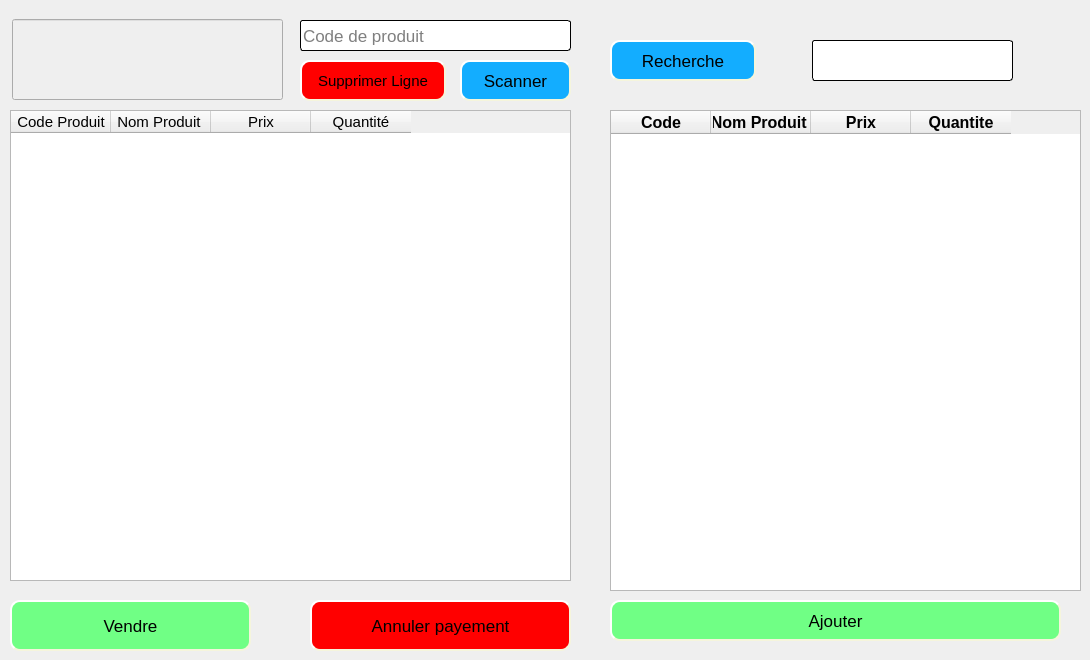
    <widget class="QWidget" name="tab">
     <attribute name="title">
      <string>Vente</string>
     </attribute>
     <widget class="QLineEdit" name="lineEdit">
      <property name="geometry">
       <rect>
        <x>300</x>
        <y>20</y>
        <width>271</width>
        <height>31</height>
       </rect>
      </property>
      <property name="font">
       <font>
        <pointsize>13</pointsize>
       </font>
      </property>
      <property name="styleSheet">
       <string notr="true">border-style: outset;
border-width: 1px;
border-radius: 3px;</string>
      </property>
      <property name="placeholderText">
       <string>Code de produit</string>
      </property>
     </widget>
     <widget class="QPushButton" name="pushButton_7">
      <property name="geometry">
       <rect>
        <x>610</x>
        <y>600</y>
        <width>451</width>
        <height>41</height>
       </rect>
      </property>
      <property name="font">
       <font>
        <pointsize>13</pointsize>
       </font>
      </property>
      <property name="styleSheet">
       <string notr="true">QPushButton{
background-color: rgb(112, 255, 133);
border-style: outset;
border-width: 2px;
border-radius: 10px;
border-color: beige;
min-width: 10em;
padding: 6px;

}
QPushButton:hover:!pressed
{

	
	background-color: rgb(55, 217, 109);
}</string>
      </property>
      <property name="text">
       <string>Ajouter</string>
      </property>
      <property name="icon">
       <iconset resource="iconne.qrc">
        <normaloff>:/icone/add.png</normaloff>:/icone/add.png</iconset>
      </property>
     </widget>
     <widget class="QTableWidget" name="tableWidget">
      <property name="enabled">
       <bool>true</bool>
      </property>
      <property name="geometry">
       <rect>
        <x>10</x>
        <y>110</y>
        <width>561</width>
        <height>471</height>
       </rect>
      </property>
      <property name="maximumSize">
       <size>
        <width>16777215</width>
        <height>16777215</height>
       </size>
      </property>
      <property name="font">
       <font>
        <pointsize>13</pointsize>
        <weight>75</weight>
        <bold>true</bold>
       </font>
      </property>
      <property name="dragDropOverwriteMode">
       <bool>false</bool>
      </property>
      <column>
       <property name="text">
        <string>Code Produit</string>
       </property>
       <property name="font">
        <font>
         <pointsize>11</pointsize>
         <weight>50</weight>
         <italic>false</italic>
         <bold>false</bold>
         <underline>false</underline>
         <strikeout>false</strikeout>
        </font>
       </property>
       <property name="textAlignment">
        <set>AlignCenter</set>
       </property>
      </column>
      <column>
       <property name="text">
        <string>Nom Produit </string>
       </property>
       <property name="font">
        <font>
         <pointsize>11</pointsize>
         <weight>50</weight>
         <bold>false</bold>
        </font>
       </property>
       <property name="textAlignment">
        <set>AlignCenter</set>
       </property>
      </column>
      <column>
       <property name="text">
        <string>Prix</string>
       </property>
       <property name="font">
        <font>
         <pointsize>11</pointsize>
         <weight>50</weight>
         <bold>false</bold>
        </font>
       </property>
       <property name="textAlignment">
        <set>AlignCenter</set>
       </property>
      </column>
      <column>
       <property name="text">
        <string>Quantité</string>
       </property>
       <property name="font">
        <font>
         <pointsize>11</pointsize>
         <weight>50</weight>
         <bold>false</bold>
        </font>
       </property>
       <property name="textAlignment">
        <set>AlignCenter</set>
       </property>
      </column>
     </widget>
     <widget class="QPushButton" name="pushButton_13">
      <property name="geometry">
       <rect>
        <x>10</x>
        <y>600</y>
        <width>241</width>
        <height>51</height>
       </rect>
      </property>
      <property name="font">
       <font>
        <pointsize>13</pointsize>
       </font>
      </property>
      <property name="styleSheet">
       <string notr="true">QPushButton{
background-color: rgb(112, 255, 133);
border-style: outset;
border-width: 2px;
border-radius: 10px;
border-color: beige;
min-width: 10em;
padding: 6px;

}
QPushButton:hover:!pressed
{

	
	background-color: rgb(55, 217, 109);
}</string>
      </property>
      <property name="text">
       <string>Vendre</string>
      </property>
      <property name="icon">
       <iconset resource="iconne.qrc">
        <normaloff>:/icone/land-sell-icon.png</normaloff>:/icone/land-sell-icon.png</iconset>
      </property>
      <property name="iconSize">
       <size>
        <width>26</width>
        <height>26</height>
       </size>
      </property>
     </widget>
     <widget class="QPushButton" name="pushButton_14">
      <property name="geometry">
       <rect>
        <x>310</x>
        <y>600</y>
        <width>261</width>
        <height>51</height>
       </rect>
      </property>
      <property name="font">
       <font>
        <pointsize>13</pointsize>
       </font>
      </property>
      <property name="styleSheet">
       <string notr="true">QPushButton{
background-color: rgb(255, 0, 0);
border-style: outset;
border-width: 2px;
border-radius: 10px;
border-color: beige;
min-width: 1em;
padding: 6px;
}
QPushButton:hover:!pressed
{
background-color: rgb(255, 70, 70);
}</string>
      </property>
      <property name="text">
       <string>Annuler payement</string>
      </property>
      <property name="icon">
       <iconset resource="iconne.qrc">
        <normaloff>:/icone/annuler.png</normaloff>:/icone/annuler.png</iconset>
      </property>
      <property name="iconSize">
       <size>
        <width>22</width>
        <height>22</height>
       </size>
      </property>
     </widget>
     <widget class="QTableWidget" name="tableWidget_6">
      <property name="enabled">
       <bool>true</bool>
      </property>
      <property name="geometry">
       <rect>
        <x>610</x>
        <y>110</y>
        <width>471</width>
        <height>481</height>
       </rect>
      </property>
      <property name="maximumSize">
       <size>
        <width>16777215</width>
        <height>16777215</height>
       </size>
      </property>
      <property name="font">
       <font>
        <pointsize>13</pointsize>
        <weight>50</weight>
        <bold>false</bold>
       </font>
      </property>
      <property name="layoutDirection">
       <enum>Qt::LeftToRight</enum>
      </property>
      <property name="lineWidth">
       <number>0</number>
      </property>
      <property name="editTriggers">
       <set>QAbstractItemView::NoEditTriggers</set>
      </property>
      <property name="dragDropOverwriteMode">
       <bool>false</bool>
      </property>
      <property name="defaultDropAction">
       <enum>Qt::LinkAction</enum>
      </property>
      <property name="selectionMode">
       <enum>QAbstractItemView::SingleSelection</enum>
      </property>
      <property name="textElideMode">
       <enum>Qt::ElideMiddle</enum>
      </property>
      <property name="showGrid">
       <bool>true</bool>
      </property>
      <property name="gridStyle">
       <enum>Qt::CustomDashLine</enum>
      </property>
      <property name="sortingEnabled">
       <bool>false</bool>
      </property>
      <column>
       <property name="text">
        <string>Code</string>
       </property>
       <property name="font">
        <font>
         <pointsize>12</pointsize>
         <weight>75</weight>
         <italic>false</italic>
         <bold>true</bold>
         <underline>false</underline>
         <strikeout>false</strikeout>
        </font>
       </property>
       <property name="textAlignment">
        <set>AlignCenter</set>
       </property>
      </column>
      <column>
       <property name="text">
        <string>Nom Produit </string>
       </property>
       <property name="font">
        <font>
         <pointsize>12</pointsize>
         <weight>75</weight>
         <bold>true</bold>
        </font>
       </property>
       <property name="textAlignment">
        <set>AlignCenter</set>
       </property>
      </column>
      <column>
       <property name="text">
        <string>Prix</string>
       </property>
       <property name="font">
        <font>
         <pointsize>12</pointsize>
         <weight>75</weight>
         <bold>true</bold>
        </font>
       </property>
       <property name="textAlignment">
        <set>AlignCenter</set>
       </property>
      </column>
      <column>
       <property name="text">
        <string>Quantite</string>
       </property>
       <property name="font">
        <font>
         <pointsize>12</pointsize>
         <weight>75</weight>
         <bold>true</bold>
        </font>
       </property>
       <property name="textAlignment">
        <set>AlignCenter</set>
       </property>
      </column>
     </widget>
     <widget class="QLineEdit" name="lineEdit_3">
      <property name="geometry">
       <rect>
        <x>812</x>
        <y>40</y>
        <width>201</width>
        <height>41</height>
       </rect>
      </property>
      <property name="font">
       <font>
        <pointsize>13</pointsize>
       </font>
      </property>
      <property name="styleSheet">
       <string notr="true">border-style: outset;
border-width: 1px;
border-radius: 3px;</string>
      </property>
     </widget>
     <widget class="QPushButton" name="pushButton_29">
      <property name="geometry">
       <rect>
        <x>610</x>
        <y>40</y>
        <width>146</width>
        <height>41</height>
       </rect>
      </property>
      <property name="font">
       <font>
        <pointsize>13</pointsize>
       </font>
      </property>
      <property name="styleSheet">
       <string notr="true">QPushButton{
background-color: rgb(19, 173, 255);
border-style: outset;
border-width: 2px;
border-radius: 10px;
border-color: beige;
padding: 6px;
}
QPushButton:hover:!pressed
{

	background-color: rgb(85, 255, 255);
}</string>
      </property>
      <property name="text">
       <string>Recherche</string>
      </property>
      <property name="icon">
       <iconset resource="iconne.qrc">
        <normaloff>:/icone/searche.png</normaloff>:/icone/searche.png</iconset>
      </property>
     </widget>
     <widget class="QPushButton" name="pushButton_32">
      <property name="geometry">
       <rect>
        <x>460</x>
        <y>60</y>
        <width>111</width>
        <height>41</height>
       </rect>
      </property>
      <property name="font">
       <font>
        <pointsize>13</pointsize>
       </font>
      </property>
      <property name="styleSheet">
       <string notr="true">QPushButton{
background-color: rgb(19, 173, 255);
border-style: outset;
border-width: 2px;
border-radius: 10px;
border-color: beige;
padding: 6px;
}
QPushButton:hover:!pressed
{

	background-color: rgb(85, 255, 255);
}</string>
      </property>
      <property name="text">
       <string>Scanner</string>
      </property>
      <property name="icon">
       <iconset resource="iconne.qrc">
        <normaloff>:/icone/barre.png</normaloff>:/icone/barre.png</iconset>
      </property>
      <property name="iconSize">
       <size>
        <width>22</width>
        <height>22</height>
       </size>
      </property>
     </widget>
     <widget class="QPushButton" name="pushButton_34">
      <property name="geometry">
       <rect>
        <x>300</x>
        <y>60</y>
        <width>146</width>
        <height>41</height>
       </rect>
      </property>
      <property name="font">
       <font>
        <pointsize>11</pointsize>
       </font>
      </property>
      <property name="styleSheet">
       <string notr="true">QPushButton{
background-color: rgb(255, 0, 0);
border-style: outset;
border-width: 2px;
border-radius: 10px;
border-color: beige;
min-width: 1em;
padding: 6px;
}
QPushButton:hover:!pressed
{
background-color: rgb(255, 70, 70);
}</string>
      </property>
      <property name="text">
       <string>Supprimer Ligne</string>
      </property>
      <property name="icon">
       <iconset resource="iconne.qrc">
        <normaloff>:/icone/annuler.png</normaloff>:/icone/annuler.png</iconset>
      </property>
      <property name="iconSize">
       <size>
        <width>22</width>
        <height>22</height>
       </size>
      </property>
     </widget>
     <widget class="QLineEdit" name="lineEdit_6">
      <property name="enabled">
       <bool>false</bool>
      </property>
      <property name="geometry">
       <rect>
        <x>12</x>
        <y>19</y>
        <width>271</width>
        <height>81</height>
       </rect>
      </property>
      <property name="font">
       <font>
        <pointsize>50</pointsize>
        <weight>75</weight>
        <bold>true</bold>
       </font>
      </property>
      <property name="styleSheet">
       <string notr="true">color: rgb(255, 0, 0);</string>
      </property>
      <property name="alignment">
       <set>Qt::AlignCenter</set>
      </property>
     </widget>
    </widget>
